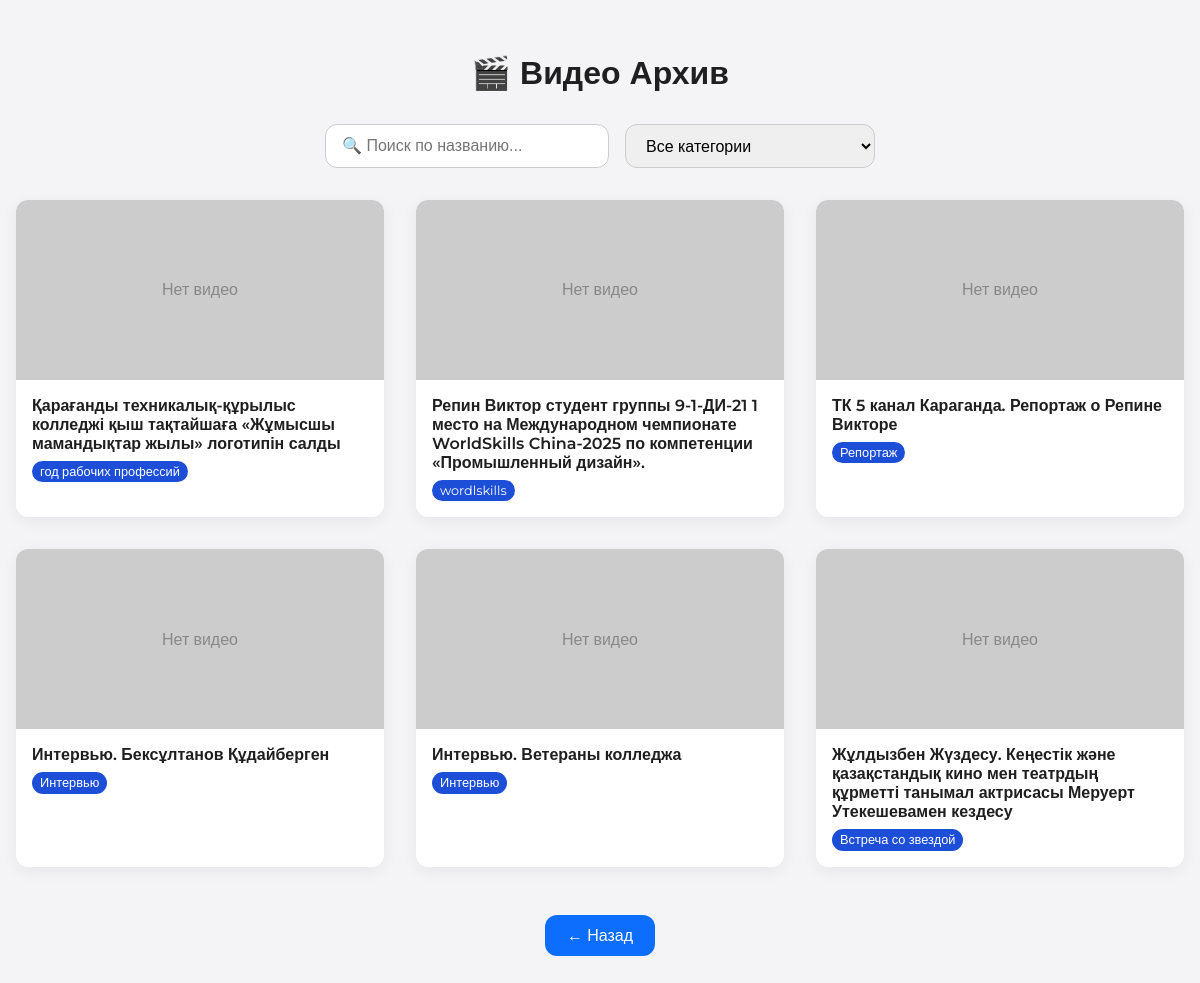
/videos.php, run on the app's committed database.
### tables this page shows
CREATE TABLE `videos` (
  `id` int NOT NULL,
  `title` varchar(255) NOT NULL,
  `url` varchar(255) DEFAULT NULL,
  `created_at` timestamp NOT NULL DEFAULT CURRENT_TIMESTAMP,
  `file_path` varchar(255) DEFAULT NULL,
  `category` varchar(255) DEFAULT NULL,
  `tags` varchar(255) DEFAULT NULL
);

### videos.php (the view, shortened to what this page needs)
<?php
include 'config.php';
$query_videos = "SELECT * FROM videos ORDER BY created_at DESC";
$result = mysqli_query($conn, $query_videos);
$videos = [];
while ($row = mysqli_fetch_assoc($result)) {
    $row['category'] = $row['category'] ?? 'Общее';
    $row['tags'] = explode(',', $row['tags'] ?? '');
    $videos[] = $row;
}
?>
<!DOCTYPE html>
<html lang="ru">
<head>
</head>
<body>
    <div class="container">
        <h1>🎬 Видео Архив</h1>
        <div class="filters">
            <input type="text" id="searchInput" placeholder="🔍 Поиск по названию...">
            <select id="categoryFilter">
                <option value="">Все категории</option>
            </select>
        </div>
        <div class="video-grid" id="videoList">
            <?php foreach ($videos as $video): ?>
                <?php
                $isYoutube = !empty($video['url']);
                $src = $isYoutube ? $video['url'] : $video['file_path'];
                preg_match('/(?:v=|\/)([0-9A-Za-z_-]{11})/', $video['url'], $yt);
                $yt_id = $yt[1] ?? '';
                ?>
                <div class="video-card video-entry"
                    data-title="<?= strtolower($video['title']) ?>"
                    data-category="<?= strtolower($video['category']) ?>"
                    onclick="openModal('<?= $isYoutube ? 'youtube' : 'local' ?>', '<?= $src ?>')">
                    <div class="video-thumb">
                        <?php if ($isYoutube): ?>
                            <img src="https://img.youtube.com/vi/<?= $yt_id ?>/mqdefault.jpg" class="video-thumb">
                        <?php elseif (!empty($video['file_path']) && file_exists(__DIR__ . $video['file_path'])): ?>
                            <video muted preload="metadata" class="video-thumb">
                                <source src="<?= $video['file_path'] ?>" type="video/mp4">
                            </video>
                        <?php else: ?>
                            <div class="video-thumb" style="background: #ccc; display:flex; align-items:center; justify-content:center; color:#888;">
                                Нет видео
                            </div>
                        <?php endif; ?>
                    </div>
                    <div class="video-info">
                        <div class="video-title"><?= htmlspecialchars($video['title']) ?></div>
                        <div class="video-tags">
                            <?php foreach ($video['tags'] as $tag): ?>
                                <span class="tag"><?= trim($tag) ?></span>
                            <?php endforeach; ?>
                        </div>
                    </div>
                </div>
            <?php endforeach; ?>
        </div>
        <div class="back-button">
            <a href="../pages/gallery_video.php">← Назад</a>
        </div>
    </div>
</body>
</html>

### videos.php (style rules this page uses)
:root { --bg-color: #f4f4f7; --card-bg: #fff; --text-color: #1f1f1f; --primary: #0d6efd; --shadow: 0 4px 16px rgba(0, 0, 0, 0.06); --radius: 12px; }
body { margin: 0; font-family: 'Montserrat', sans-serif; background: var(--bg-color); color: var(--text-color); transition: 0.3s; }
.container { max-width: 1200px; margin: auto; padding: 2rem 1rem; }
h1 { text-align: center; font-size: 2rem; font-weight: 700; margin-bottom: 2rem; }
.filters { display: flex; flex-wrap: wrap; justify-content: center; gap: 1rem; margin-bottom: 2rem; }
input[type="text"], select { padding: 0.7rem 1rem; border-radius: var(--radius); border: 1px solid #ccc; font-size: 1rem; width: 250px; }
.video-grid { display: grid; grid-template-columns: repeat(auto-fit, minmax(280px, 1fr)); gap: 2rem; }
.video-card { background: var(--card-bg); border-radius: var(--radius); box-shadow: var(--shadow); overflow: hidden; transition: 0.3s; cursor: pointer; position: relative; }
.video-thumb { width: 100%; height: 180px; object-fit: cover; background: #ddd; }
.video-info { padding: 1rem; }
.video-title { font-weight: 600; font-size: 1rem; margin-bottom: 0.5rem; }
.video-tags { display: flex; flex-wrap: wrap; gap: 5px; }
.video-tags .tag { background: #1d4ed8; color: #ffffff; padding: 0.2rem 0.5rem; border-radius: 999px; font-size: 0.8rem; }
.back-button { margin-top: 3rem; display: flex; justify-content: center; }
.back-button a { text-decoration: none; background: var(--primary); color: #fff; padding: 0.7rem 1.4rem; border-radius: var(--radius); font-weight: 500; transition: 0.3s; }

### data on the page
videos: shows "Нет видео", title "Қарағанды техникалық-құрылыс колледжі қыш тақтайшаға «Жұмысшы мамандықтар жылы» логотипін салды", tag "год рабочих профессий"
videos: shows "Нет видео", title "Репин Виктор студент группы 9-1-ДИ-21 1 место на Международном чемпионате WorldSkills China-2025 по компетенции «Промышленный дизайн».", tag "wordlskills"
videos: shows "Нет видео", title "ТК 5 канал Караганда. Репортаж о Репине Викторе", tag "Репортаж"
videos: shows "Нет видео", title "Интервью. Бексұлтанов Құдайберген", tag "Интервью"
videos: shows "Нет видео", title "Интервью. Ветераны колледжа", tag "Интервью"
videos: shows "Нет видео", title "Жұлдызбен Жүздесу. Кеңестік және қазақстандық кино мен театрдың құрметті танымал актрисасы Меруерт Утекешевамен кездесу", tag "Встреча со звездой"
